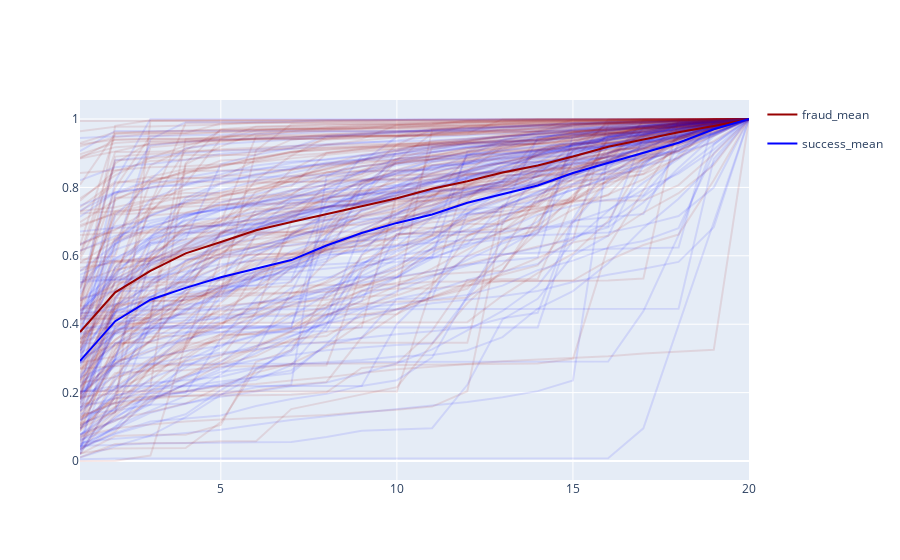

This figure's notebook cell:
### Markdown cell above
### Transactions

### Code cell
plot_series(df_transactions_20, df_info)
